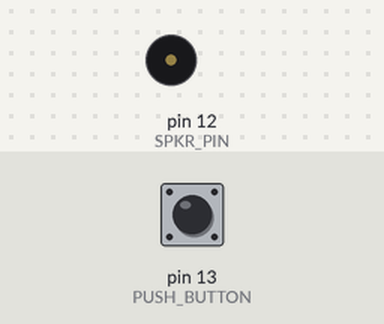
Simulated run of this sketch. Board: Arduino Uno, built with avr-gcc and run on an emulated ATmega328P. Parts: buzzer (waves = sounding). The inputs (shaded band) are chosen by the test bench; at power-on: pin 13 (PUSH_BUTTON) HIGH. What the sketch prints to the serial monitor is not drawn.

Above: at 1.3 s.
1.5 s: pin 13 (PUSH_BUTTON) pulled LOW for 3.2 s
At 5.0 s:
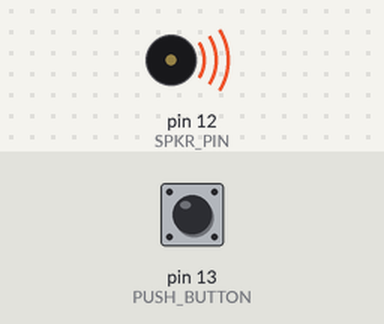
Timing chart, 0 to 13.3 s (numbered marks = the images above; inputs shaded):
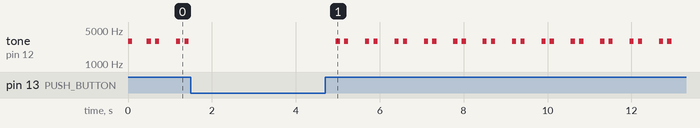

The sketch:

bunny_osgood.ino
```cpp
/*

 Bunny Osgood

 A cute little friend.

 Aug 4 2012

*/

#define NOTE_LENGTH 100
#define FREQ 2960

#define PUSH_BUTTON 13
#define SPKR_PIN 12

void setup() {
  pinMode(PUSH_BUTTON, INPUT);
  // pinMode(SPKR_PIN, OUTPUT);

  beep();

  Serial.begin(9600);
  Serial.write("2");
}

void loop() {
  // Count 10 values in a row to make sure it's actually ON
  int allOn = 1;
  for (int i = 0; i < 25; i++) {
    int val = digitalRead(PUSH_BUTTON);
    if (!val) {
      Serial.print(val);
      allOn = 0;
      break;
    }
    delay(10);
  }

  // Serial.print(allOn);

  if (allOn) {
    beep();
    beep();
  }
  delay(50);
}

// Makes bunny beep
void beep() {
    tone(SPKR_PIN, FREQ, NOTE_LENGTH);
    delay(NOTE_LENGTH);
    noTone(SPKR_PIN);
    delay(NOTE_LENGTH);
}
```
